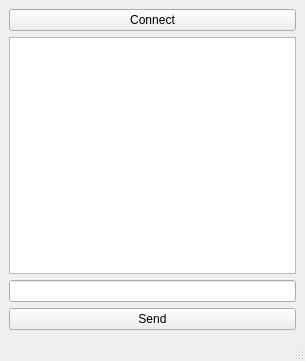
<?xml version="1.0" encoding="UTF-8"?>
<ui version="4.0">
 <class>MainWindow</class>
 <widget class="QMainWindow" name="MainWindow">
  <property name="geometry">
   <rect>
    <x>0</x>
    <y>0</y>
    <width>305</width>
    <height>361</height>
   </rect>
  </property>
  <property name="windowTitle">
   <string>MainWindow</string>
  </property>
  <widget class="QWidget" name="centralwidget">
   <layout class="QVBoxLayout" name="verticalLayout">
    <item>
     <widget class="QPushButton" name="pb_connect">
      <property name="text">
       <string>Connect</string>
      </property>
     </widget>
    </item>
    <item>
     <widget class="QTextBrowser" name="textBrowser"/>
    </item>
    <item>
     <widget class="QLineEdit" name="lineEdit"/>
    </item>
    <item>
     <widget class="QPushButton" name="pb_send">
      <property name="text">
       <string>Send</string>
      </property>
     </widget>
    </item>
   </layout>
  </widget>
  <widget class="QMenuBar" name="menubar">
   <property name="geometry">
    <rect>
     <x>0</x>
     <y>0</y>
     <width>305</width>
     <height>21</height>
    </rect>
   </property>
  </widget>
  <widget class="QStatusBar" name="statusbar"/>
 </widget>
 <resources/>
 <connections/>
</ui>
